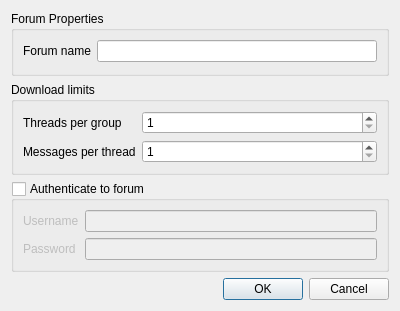
<?xml version="1.0" encoding="UTF-8"?>
<ui version="4.0">
 <class>ForumProperties</class>
 <widget class="QDialog" name="ForumProperties">
  <property name="geometry">
   <rect>
    <x>0</x>
    <y>0</y>
    <width>400</width>
    <height>311</height>
   </rect>
  </property>
  <property name="windowTitle">
   <string>Dialog</string>
  </property>
  <layout class="QVBoxLayout" name="verticalLayout">
   <item>
    <widget class="QGroupBox" name="groupBox">
     <property name="title">
      <string>Forum Properties</string>
     </property>
     <layout class="QFormLayout" name="formLayout">
      <property name="fieldGrowthPolicy">
       <enum>QFormLayout::AllNonFixedFieldsGrow</enum>
      </property>
      <item row="0" column="0">
       <widget class="QLabel" name="label">
        <property name="text">
         <string>Forum name</string>
        </property>
       </widget>
      </item>
      <item row="0" column="1">
       <widget class="QLineEdit" name="forumName"/>
      </item>
     </layout>
    </widget>
   </item>
   <item>
    <widget class="QGroupBox" name="groupBox_2">
     <property name="title">
      <string>Download limits</string>
     </property>
     <layout class="QFormLayout" name="formLayout_2">
      <item row="0" column="0">
       <widget class="QLabel" name="label_3">
        <property name="text">
         <string>Threads per group</string>
        </property>
       </widget>
      </item>
      <item row="1" column="0">
       <widget class="QLabel" name="label_4">
        <property name="text">
         <string>Messages per thread</string>
        </property>
       </widget>
      </item>
      <item row="0" column="1">
       <widget class="QSpinBox" name="threads_per_group">
        <property name="minimum">
         <number>1</number>
        </property>
        <property name="maximum">
         <number>200</number>
        </property>
       </widget>
      </item>
      <item row="1" column="1">
       <widget class="QSpinBox" name="messages_per_thread">
        <property name="minimum">
         <number>1</number>
        </property>
        <property name="maximum">
         <number>200</number>
        </property>
       </widget>
      </item>
     </layout>
    </widget>
   </item>
   <item>
    <widget class="QGroupBox" name="authenticationGroupbox">
     <property name="title">
      <string>Authenticate to forum</string>
     </property>
     <property name="checkable">
      <bool>true</bool>
     </property>
     <property name="checked">
      <bool>false</bool>
     </property>
     <layout class="QFormLayout" name="formLayout_3">
      <item row="0" column="0">
       <widget class="QLabel" name="label_5">
        <property name="text">
         <string>Username</string>
        </property>
       </widget>
      </item>
      <item row="0" column="1">
       <widget class="QLineEdit" name="username"/>
      </item>
      <item row="1" column="0">
       <widget class="QLabel" name="label_6">
        <property name="text">
         <string>Password</string>
        </property>
       </widget>
      </item>
      <item row="1" column="1">
       <widget class="QLineEdit" name="password">
        <property name="echoMode">
         <enum>QLineEdit::Password</enum>
        </property>
       </widget>
      </item>
     </layout>
    </widget>
   </item>
   <item>
    <widget class="QDialogButtonBox" name="buttonBox">
     <property name="orientation">
      <enum>Qt::Horizontal</enum>
     </property>
     <property name="standardButtons">
      <set>QDialogButtonBox::Cancel|QDialogButtonBox::Ok</set>
     </property>
    </widget>
   </item>
  </layout>
 </widget>
 <resources/>
 <connections>
  <connection>
   <sender>buttonBox</sender>
   <signal>accepted()</signal>
   <receiver>ForumProperties</receiver>
   <slot>accept()</slot>
   <hints>
    <hint type="sourcelabel">
     <x>257</x>
     <y>290</y>
    </hint>
    <hint type="destinationlabel">
     <x>157</x>
     <y>274</y>
    </hint>
   </hints>
  </connection>
  <connection>
   <sender>buttonBox</sender>
   <signal>rejected()</signal>
   <receiver>ForumProperties</receiver>
   <slot>reject()</slot>
   <hints>
    <hint type="sourcelabel">
     <x>325</x>
     <y>290</y>
    </hint>
    <hint type="destinationlabel">
     <x>286</x>
     <y>274</y>
    </hint>
   </hints>
  </connection>
  <connection>
   <sender>authenticationGroupbox</sender>
   <signal>toggled(bool)</signal>
   <receiver>username</receiver>
   <slot>setEnabled(bool)</slot>
   <hints>
    <hint type="sourcelabel">
     <x>63</x>
     <y>181</y>
    </hint>
    <hint type="destinationlabel">
     <x>122</x>
     <y>206</y>
    </hint>
   </hints>
  </connection>
  <connection>
   <sender>authenticationGroupbox</sender>
   <signal>toggled(bool)</signal>
   <receiver>password</receiver>
   <slot>setEnabled(bool)</slot>
   <hints>
    <hint type="sourcelabel">
     <x>36</x>
     <y>182</y>
    </hint>
    <hint type="destinationlabel">
     <x>169</x>
     <y>236</y>
    </hint>
   </hints>
  </connection>
 </connections>
</ui>
